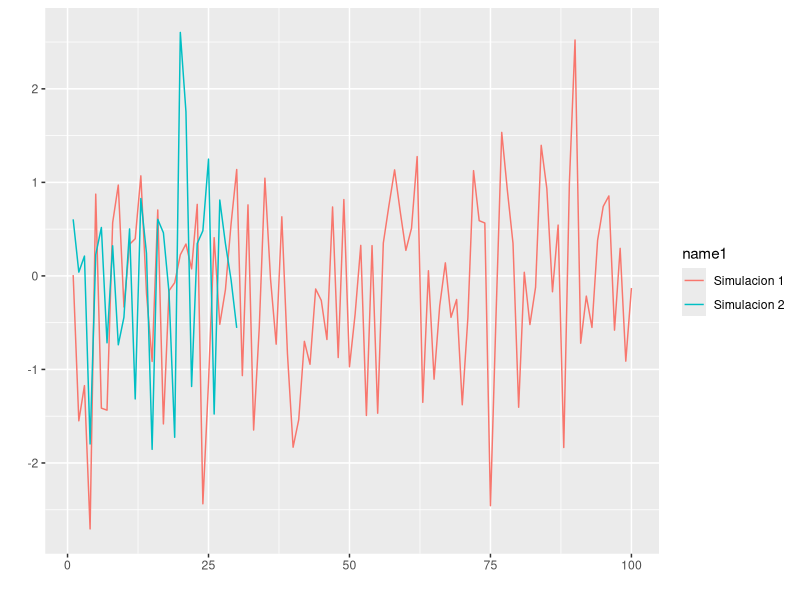

Recreate this plot in R.
if(!exists("PNGwidth")){
  PNGwidth <- 480
}
if(!exists("PNGheight")){
  PNGheight <- 480
}
if(!exists("PNGxlabel")){
  PNGxlabel <- ""
}
if(!exists("PNGylabel")){
  PNGylabel <- ""
}
if(!exists("x1")){
  x1 <- 1:100  
}
if(!exists("y1")){
  y1 <- rnorm(100)  
}

if(!exists("x2")){
  x2 <- 1:30  
}
if(!exists("y2")){
  y2 <- rnorm(30)  
}

if(!exists("imageName")){
	imageName <- "xyplot"
}

if(!exists("name1")){
  name1 <- "Simulacion 1"
}

if(!exists("name2")){
  name2 <- "Simulacion 2"
}

library(ggplot2)


df1 <- data.frame(x = x1,y1)
df2 <- data.frame(x = x2,y2)
df <- merge(df1,df2, by = "x", all = TRUE)


png(paste0(imageName,".png"),width = PNGwidth, height = PNGheight)
g <- ggplot(data= df, aes(x))
g <- g + geom_line(aes(y = y1, colour = name1))
g <- g + geom_line(aes(y = y2, colour = name2))
g <- g + xlab(PNGxlabel)
g <- g + ylab(PNGylabel)
print(g)
dev.off()

